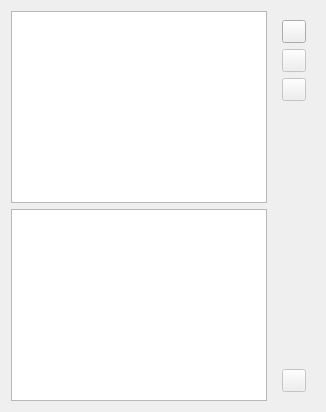
          <widget class="QWidget" name="page_3">
           <layout class="QGridLayout" name="gridLayout_2" rowstretch="4,0">
            <item row="1" column="0">
             <widget class="QTableView" name="mdata_view">
              <property name="sizeAdjustPolicy">
               <enum>QAbstractScrollArea::AdjustIgnored</enum>
              </property>
              <property name="autoScrollMargin">
               <number>5</number>
              </property>
              <property name="alternatingRowColors">
               <bool>true</bool>
              </property>
              <property name="selectionMode">
               <enum>QAbstractItemView::ContiguousSelection</enum>
              </property>
              <property name="sortingEnabled">
               <bool>false</bool>
              </property>
              <attribute name="horizontalHeaderStretchLastSection">
               <bool>false</bool>
              </attribute>
              <attribute name="verticalHeaderStretchLastSection">
               <bool>false</bool>
              </attribute>
             </widget>
            </item>
            <item row="0" column="0">
             <widget class="QColumnView" name="rush_browser">
              <property name="palette">
               <palette>
                <active>
                 <colorrole role="WindowText">
                  <brush brushstyle="SolidPattern">
                   <color alpha="255">
                    <red>255</red>
                    <green>255</green>
                    <blue>255</blue>
                   </color>
                  </brush>
                 </colorrole>
                </active>
                <inactive>
                 <colorrole role="WindowText">
                  <brush brushstyle="SolidPattern">
                   <color alpha="255">
                    <red>255</red>
                    <green>255</green>
                    <blue>255</blue>
                   </color>
                  </brush>
                 </colorrole>
                </inactive>
                <disabled>
                 <colorrole role="WindowText">
                  <brush brushstyle="SolidPattern">
                   <color alpha="255">
                    <red>190</red>
                    <green>190</green>
                    <blue>190</blue>
                   </color>
                  </brush>
                 </colorrole>
                </disabled>
               </palette>
              </property>
              <property name="dragEnabled">
               <bool>true</bool>
              </property>
              <property name="dragDropMode">
               <enum>QAbstractItemView::InternalMove</enum>
              </property>
              <property name="defaultDropAction">
               <enum>Qt::MoveAction</enum>
              </property>
              <property name="alternatingRowColors">
               <bool>true</bool>
              </property>
              <property name="selectionMode">
               <enum>QAbstractItemView::ContiguousSelection</enum>
              </property>
             </widget>
            </item>
            <item row="0" column="1">
             <widget class="QFrame" name="frame_2">
              <property name="frameShape">
               <enum>QFrame::NoFrame</enum>
              </property>
              <property name="frameShadow">
               <enum>QFrame::Raised</enum>
              </property>
              <layout class="QVBoxLayout" name="verticalLayout">
               <item>
                <widget class="QToolButton" name="add_b">
                 <property name="enabled">
                  <bool>true</bool>
                 </property>
                 <property name="text">
                  <string/>
                 </property>
                 <property name="icon">
                  <iconset>
                   <normaloff>images/ic_add_circle_black_48dp.png</normaloff>images/ic_add_circle_black_48dp.png</iconset>
                 </property>
                </widget>
               </item>
               <item>
                <widget class="QToolButton" name="remove_b">
                 <property name="enabled">
                  <bool>false</bool>
                 </property>
                 <property name="text">
                  <string/>
                 </property>
                 <property name="icon">
                  <iconset>
                   <normaloff>images/ic_remove_circle_black_48dp.png</normaloff>images/ic_remove_circle_black_48dp.png</iconset>
                 </property>
                </widget>
               </item>
               <item>
                <widget class="QToolButton" name="move_b">
                 <property name="enabled">
                  <bool>false</bool>
                 </property>
                 <property name="text">
                  <string/>
                 </property>
                 <property name="icon">
                  <iconset>
                   <normaloff>images/ic_reply_black_48dp.png</normaloff>images/ic_reply_black_48dp.png</iconset>
                 </property>
                </widget>
               </item>
               <item>
                <spacer name="verticalSpacer_3">
                 <property name="orientation">
                  <enum>Qt::Vertical</enum>
                 </property>
                 <property name="sizeHint" stdset="0">
                  <size>
                   <width>20</width>
                   <height>40</height>
                  </size>
                 </property>
                </spacer>
               </item>
              </layout>
             </widget>
            </item>
            <item row="1" column="1">
             <widget class="QFrame" name="frame_3">
              <property name="frameShape">
               <enum>QFrame::NoFrame</enum>
              </property>
              <property name="frameShadow">
               <enum>QFrame::Raised</enum>
              </property>
              <layout class="QVBoxLayout" name="verticalLayout_2">
               <item>
                <spacer name="verticalSpacer_5">
                 <property name="orientation">
                  <enum>Qt::Vertical</enum>
                 </property>
                 <property name="sizeHint" stdset="0">
                  <size>
                   <width>20</width>
                   <height>40</height>
                  </size>
                 </property>
                </spacer>
               </item>
               <item>
                <widget class="QToolButton" name="multiple_b">
                 <property name="enabled">
                  <bool>false</bool>
                 </property>
                 <property name="text">
                  <string/>
                 </property>
                 <property name="icon">
                  <iconset>
                   <normaloff>images/ic_video_collection_black_48dp.png</normaloff>images/ic_video_collection_black_48dp.png</iconset>
                 </property>
                </widget>
               </item>
              </layout>
             </widget>
            </item>
           </layout>
          </widget>
